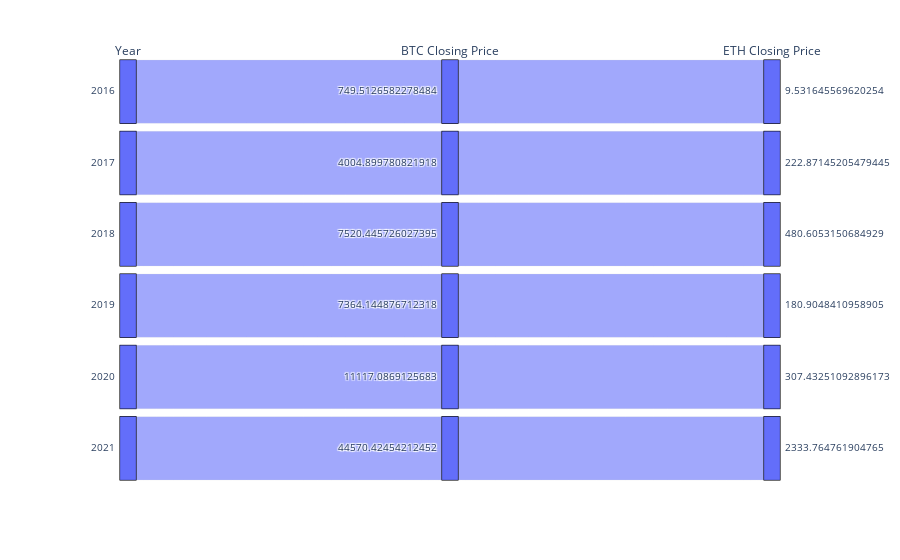

Notebook code cell kept with this figure:
### Code cell
# Plot data using parallel_categories
px.parallel_categories(
    merged_BTCETH_year_mean,
    dimensions=["Year", "BTCUSD", "ETHUSD"],
    color_continuous_scale=px.colors.sequential.Inferno,
    labels={
        "Year" : "Year",
        "BTCUSD": "BTC Closing Price",
        "ETHUSD": "ETH Closing Price",
    }
)

### Figure 1 — Plotly figure (JSON) as saved in the notebook; plotly's stock layout.template omitted (floating-point values rounded to 4 significant figures)
{"data": [{"dimensions": [{"label": "Year", "values": [2016, 2017, 2018, 2019, 2020, 2021]}, {"label": "BTC Closing Price", "values": [749.5, 4005.0, 7520.0, 7364.0, 11120.0, 44570.0]}, {"label": "ETH Closing Price", "values": [9.532, 222.9, 480.6, 180.9, 307.4, 2334.0]}], "domain": {"x": [0, 1], "y": [0, 1]}, "name": "", "type": "parcats"}], "layout": {"autosize": true, "legend": {"tracegroupgap": 0}, "margin": {"t": 60}}}
